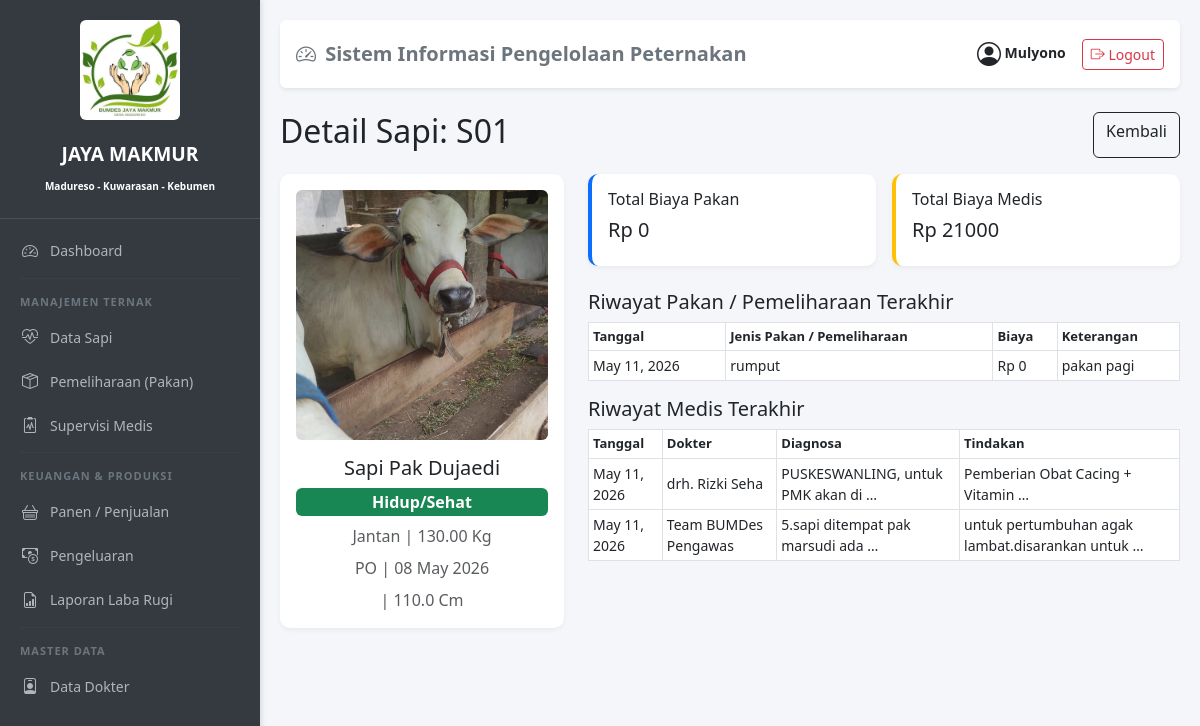
The app's page /sapi/1/ (signed in) with its own data.
### peternakan/models.py (models this page shows, shortened)
class Sapi(models.Model):
    JENIS_KELAMIN = (('Jantan', 'Jantan'), ('Betina', 'Betina'))
    STATUS = (('Hidup/Sehat', 'Hidup/Sehat'), ('Sakit', 'Sakit'), ('Dijual', 'Dijual'), ('Mati', 'Mati'))
    RUMPUN = (
        ('Limousin', 'Limousin'),
        ('Simmental', 'Simmental'),
        ('Brahman', 'Brahman'),
        ('Ongole', 'Ongole'),
        ('Bali', 'Bali'),
        ('Madura', 'Madura'),
        ('Holstein', 'Holstein (Frisian)'),
        ('POH', 'Peranakan Ongole Hilang'),
        ('PO', 'PO'),
        ('Lainnya', 'Lainnya'),
    )
    id_sapi = models.CharField(max_length=20, unique=True, verbose_name="ID Sapi")
    nama_sapi = models.CharField(max_length=100)
    rumpun = models.CharField(max_length=20, choices=RUMPUN, default='Lainnya', verbose_name="Rumpun/Breed")
    jenis_kelamin = models.CharField(max_length=10, choices=JENIS_KELAMIN)
    tanggal_lahir = models.DateField()
    berat_badan = models.DecimalField(max_digits=8, decimal_places=2, help_text="Dalam Kilogram")
    tinggi_sapi = models.DecimalField(max_digits=5, decimal_places=1, null=True, blank=True, help_text="Tinggi gumba/pundak dalam cm", verbose_name="Tinggi (cm)")
    status = models.CharField(max_length=15, choices=STATUS, default='Hidup/Sehat')
    foto = models.ImageField(upload_to='images/', blank=True, null=True)
    keterangan = models.TextField(blank=True, null=True)
    tanggal_masuk = models.DateField(auto_now_add=True)
    class Meta:
        ordering = ['-tanggal_masuk']

class Pemeliharaan(models.Model):
    sapi = models.ForeignKey(Sapi, on_delete=models.CASCADE, related_name='riwayat_pakan')
    tanggal = models.DateField()
    jenis_pakan = models.CharField(max_length=100)
    jumlah_pakan = models.DecimalField(max_digits=8, decimal_places=2)
    biaya_pakan = models.DecimalField(max_digits=12, decimal_places=2, verbose_name="Biaya (Rp)")
    keterangan = models.TextField(blank=True, null=True)

class Supervisi(models.Model):
    sapi = models.ForeignKey(Sapi, on_delete=models.CASCADE, related_name='riwayat_medis')
    dokter = models.ForeignKey(Dokter, on_delete=models.CASCADE, related_name='riwayat_medis')
    tanggal = models.DateField()
    diagnosa = models.TextField()
    tindakan = models.TextField(blank=True, null=True)
    resep_obat = models.TextField(blank=True, null=True)
    berat_sapi_saat_ini = models.DecimalField(max_digits=8, decimal_places=2, null=True, blank=True)
    update_tinggi_sapi = models.DecimalField(max_digits=5, decimal_places=1, null=True, blank=True)
    bukti_kuitansi = models.ImageField(upload_to='images/kuitansi/', blank=True, null=True, verbose_name="Bukti Kuitansi/Tindakan")
    biaya_konsultasi = models.DecimalField(max_digits=12, decimal_places=2, default=0)
    update_status_sapi = models.CharField(max_length=15, choices=Sapi.STATUS, default='Hidup/Sehat')

class Dokter(models.Model):
    nama = models.CharField(max_length=100, verbose_name="Nama Dokter Hewan")
    no_telepon = models.CharField(max_length=15)
    alamat = models.TextField(blank=True, null=True)
    spesialisasi = models.CharField(max_length=100, blank=True, null=True)

### peternakan/views.py (the view)
# urls.py: path('sapi/<int:pk>/', views.SapiDetailView.as_view(), name='sapi_detail'),
class SapiDetailView(LoginRequiredMixin, DetailView):
    model = Sapi
    template_name = 'peternakan/sapi/detail.html'
    context_object_name = 'sapi'
    login_url = '/login/'
    def get_context_data(self, **kwargs):
        context = super().get_context_data(**kwargs)
        sapi = self.get_object()
        context['pakan'] = sapi.riwayat_pakan.all().order_by('-tanggal')[:5]
        context['medis'] = sapi.riwayat_medis.all().order_by('-tanggal')[:5]
        context['total_pakan'] = sapi.riwayat_pakan.aggregate(t=Sum('biaya_pakan'))['t'] or 0
        context['total_medis'] = sapi.riwayat_medis.aggregate(t=Sum('biaya_konsultasi'))['t'] or 0
        return context

### peternakan/templates/peternakan/sapi/detail.html
{% extends 'base.html' %}
{% block content %}
<div class="d-flex justify-content-between mb-3">
    <h2>Detail Sapi: {{ sapi.id_sapi }}</h2>
    <a href="{% url 'peternakan:sapi_list' %}" class="btn btn-outline-dark">Kembali</a>
</div>
<div class="row">
    <div class="col-md-4">
        <div class="card p-3 text-center">
            {% if sapi.foto %}
                <img src="{{ sapi.foto.url }}" class="img-fluid rounded mb-3" style="max-height: 250px; object-fit:cover;">
            {% else %}
                <div class="bg-secondary text-white p-5 rounded mb-3">Tidak Ada Foto</div>
            {% endif %}
            <h5>{{ sapi.nama_sapi }}</h5>
            <span class="badge bg-{% if sapi.status == 'Hidup/Sehat' %}success{% elif sapi.status == 'Sakit' %}warning{% else %}secondary{% endif %} fs-6">{{ sapi.status }}</span>
            <p class="mt-2 mb-0 text-muted">{{ sapi.jenis_kelamin }} | {{ sapi.berat_badan }} Kg</p>
            <p class="mt-2 mb-0 text-muted">{{ sapi.rumpun }} | {{ sapi.tanggal_lahir|date:"d M Y" }}</p>
            <p class="mt-2 mb-0 text-muted">{{ sapi.tipe_sapi}} | {{ sapi.tinggi_sapi }} Cm</p>
        </div>
    </div>
    <div class="col-md-8">
        <div class="row g-3">
            <div class="col-6"><div class="card p-3 border-start border-4 border-primary"><h6>Total Biaya Pakan</h6><h5>Rp {{ total_pakan|floatformat:0 }}</h5></div></div>
            <div class="col-6"><div class="card p-3 border-start border-4 border-warning"><h6>Total Biaya Medis</h6><h5>Rp {{ total_medis|floatformat:0 }}</h5></div></div>
        </div>
        <h5 class="mt-4">Riwayat Pakan / Pemeliharaan Terakhir</h5>
        <table class="table table-sm table-bordered">
            <tr><th>Tanggal</th><th>Jenis Pakan / Pemeliharaan</th><th>Biaya</th><th>Keterangan</th></tr>
            {% for p in pakan %}
            <tr><td>{{ p.tanggal }}</td><td>{{ p.jenis_pakan }}</td><td>Rp {{ p.biaya_pakan|floatformat:0 }}</td><td>{{ p.keterangan }}</td></tr>
            {% empty %}<tr><td colspan="3" class="text-center">Belum ada data</td></tr>{% endfor %}
        </table>
        <h5 class="mt-3">Riwayat Medis Terakhir</h5>
        <table class="table table-sm table-bordered">
            <tr><th>Tanggal</th><th>Dokter</th><th>Diagnosa</th><th>Tindakan</th></tr>
            {% for m in medis %}
            <tr><td>{{ m.tanggal }}</td><td>{{ m.dokter.nama }}</td><td>{{ m.diagnosa|truncatewords:5 }}</td><td>{{ m.tindakan|truncatewords:5 }}</td></tr>
            {% empty %}<tr><td colspan="4" class="text-center">Belum ada data</td></tr>{% endfor %}
        </table>
    </div>
</div>
{% endblock %}

### peternakan/templates/base.html (shortened to what this page needs)
<!DOCTYPE html>
<html lang="id">
<head>
    <link href="https://cdn.jsdelivr.net/npm/bootstrap@5.3.0/dist/css/bootstrap.min.css" rel="stylesheet">
    <link rel="stylesheet" href="https://cdn.jsdelivr.net/npm/bootstrap-icons@1.10.0/font/bootstrap-icons.css">
</head>
<body>
    <div class="sidebar">
        <div class="brand text-center">
            <img src="/media/images/logo.jpeg" class="img-fluid rounded mb-3" style="max-height: 100px; object-fit:cover;">
            <div class="fw-bold mt-1" >JAYA MAKMUR</div>
            <small class="fw-bold mt-4" style="font-size: 10px;">Madureso - Kuwarasan - Kebumen</small>
        </div>
        <a href="{% url 'peternakan:dashboard' %}">
            <i class="bi bi-speedometer2"></i> Dashboard
        </a>
        <hr>
        <div class="menu-title">Manajemen Ternak</div>
        <a href="{% url 'peternakan:sapi_list' %}">
            <i class="bi bi-heart-pulse"></i> Data Sapi
        </a>
        <a href="{% url 'peternakan:pemeliharaan_list' %}">
            <i class="bi bi-box-seam"></i> Pemeliharaan (Pakan)
        </a>
        <a href="{% url 'peternakan:supervisi_list' %}">
            <i class="bi bi-clipboard2-pulse"></i> Supervisi Medis
        </a>
        <hr>
        <div class="menu-title">Keuangan & Produksi</div>
        <a href="{% url 'peternakan:panen_list' %}">
            <i class="bi bi-basket"></i> Panen / Penjualan
        </a>
        <a href="{% url 'peternakan:pengeluaran_list' %}">
            <i class="bi bi-cash-coin"></i> Pengeluaran
        </a>
        <a href="{% url 'peternakan:laporan' %}">
            <i class="bi bi-file-earmark-bar-graph"></i> Laporan Laba Rugi
        </a>
        <hr>
        <div class="menu-title">Master Data</div>
        <a href="{% url 'peternakan:dokter_list' %}">
            <i class="bi bi-person-badge"></i> Data Dokter
        </a>
    </div>
    <div class="content">
        <div class="d-flex justify-content-between align-items-center mb-4 p-3 bg-white rounded shadow-sm">
            <h5 class="mb-0 text-secondary fw-bold">
                <i class="bi bi-speedometer2 me-1"></i> Sistem Informasi Pengelolaan Peternakan
            </h5>
            <div class="d-flex align-items-center gap-3">
                <span class="text-dark small fw-semibold">
                    <i class="bi bi-person-circle fs-4 align-middle"></i>
                    {{ user.username|title }}
                </span>
                <a href="{% url 'peternakan:logout' %}" class="btn btn-sm btn-outline-danger">
                    <i class="bi bi-box-arrow-right"></i> Logout
                </a>
            </div>
        </div>
        {% block content %}
        {% endblock %}
    </div>
</body>
</html>

### peternakan/templates/base.html (style rules this page uses)
body { display: flex; min-height: 100vh; margin: 0; background-color: #f4f6f9; }
.sidebar { width: 260px; background: #343a40; color: white; padding-top: 20px; flex-shrink: 0; box-shadow: 2px 0 5px rgba(0,0,0,0.1); }
.sidebar .brand { font-size: 1.2rem; padding: 0 20px 20px 20px; border-bottom: 1px solid #495057; margin-bottom: 10px; }
.sidebar a { color: #adb5bd; text-decoration: none; display: flex; align-items: center; padding: 10px 20px; font-size: 14px; transition: 0.3s; }
.sidebar a i { margin-right: 10px; font-size: 16px; width: 20px; text-align: center; }
.sidebar .menu-title { padding: 10px 20px 5px 20px; font-size: 11px; text-transform: uppercase; letter-spacing: 1px; color: #6c757d; font-weight: bold; }
.sidebar hr { border-color: #495057; margin: 5px 20px; }
.content { flex-grow: 1; padding: 20px; overflow-y: auto; width: calc(100% - 260px); }
.table th { font-size: 13px; white-space: nowrap; }
.table td { font-size: 14px; vertical-align: middle; }
.card { border: none; border-radius: 10px; box-shadow: 0 2px 5px rgba(0,0,0,0.05); }

### records on screen
Sapi: id_sapi "S01", foto (picture), nama_sapi "Sapi Pak Dujaedi", status "Hidup/Sehat", jenis_kelamin "Jantan", berat_badan "130.00", rumpun "PO", tanggal_lahir "08 May 2026", tinggi_sapi "110.0"
Pemeliharaan: tanggal "May 11, 2026", jenis_pakan "rumput", biaya_pakan "0", keterangan "pakan pagi"
Supervisi: tanggal "May 11, 2026", dokter.nama "drh. Rizki Seha", diagnosa "PUSKESWANLING, untuk PMK akan di …", tindakan "Pemberian Obat Cacing + Vitamin …"
Supervisi: tanggal "May 11, 2026", dokter.nama "Team BUMDes Pengawas", diagnosa "5.sapi ditempat pak marsudi ada …", tindakan "untuk pertumbuhan agak lambat.disarankan untuk …"

### other values on screen
{{ user.username|title }} "Mulyono"
{{ total_pakan|floatformat:0 }} "0"
{{ total_medis|floatformat:0 }} "21000"
